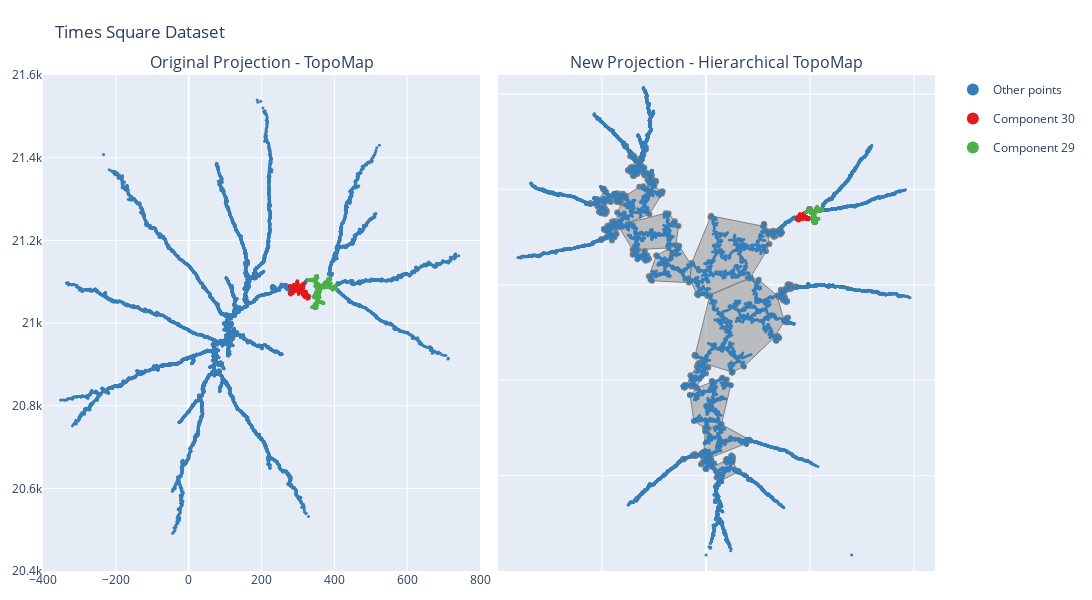

Here is the notebook cell this chart was saved with:
### Code cell
components_to_highligth = [30,29]

fig = plot_topomap_comparison_plotly_highlight(proj_topomap_times, proj_hier_times, 
                                               components_to_highligth, df_comp_times,
                                               hiertopomap_times)
fig.update_layout(height=600, width=1200, title='Times Square Dataset', 
                  legend= {'itemsizing': 'constant'},
                  xaxis=dict(range=[-400, 800],showticklabels=True), 
                  yaxis=dict(range=[20400,21600],showticklabels=True),
                  xaxis2=dict(range=[-1000, 1100],showticklabels=False), 
                  yaxis2=dict(range=[20000,22600],showticklabels=False))
fig.show()

### Figure 1 — Plotly figure (JSON) as saved in the notebook; plotly's stock layout.template omitted (floating-point values rounded to 4 significant figures; data arrays with more than 128 entries replaced by an {"elided": "..."} marker saying what was removed)
{"data": [{"legendgroup": "Other points", "marker": {"color": "#377eb8", "size": 3}, "mode": "markers", "name": "Other points", "type": "scatter", "x": {"elided": "15255 float values"}, "xaxis": "x", "y": {"elided": "15255 float values"}, "yaxis": "y"}, {"legendgroup": "Component 30", "marker": {"color": "#e41a1c", "size": 3}, "mode": "markers", "name": "Component 30", "type": "scatter", "x": {"elided": "883 float values"}, "xaxis": "x", "y": {"elided": "883 float values"}, "yaxis": "y"}, {"legendgroup": "Component 29", "marker": {"color": "#4daf4a", "size": 3}, "mode": "markers", "name": "Component 29", "type": "scatter", "x": {"elided": "1382 float values"}, "xaxis": "x", "y": {"elided": "1382 float values"}, "yaxis": "y"}, {"fill": "toself", "fillcolor": "rgba(169,169,169, 0.7)", "legendgroup": "Components", "line": {"color": "rgb(128,128,128)", "width": 1}, "name": "Components", "showlegend": false, "text": "Component 104", "type": "scatter", "x": [18.04, -52.31, -47.27, -12.66, 125.8, 181.6, 330.5, 375.6, 341.6, 253.4, 214.9, 18.04], "xaxis": "x2", "y": [21445, 21130.0, 21120.0, 21090.0, 21040.0, 21070.0, 21230.0, 21310.0, 21440.0, 21530.0, 21540.0, 21445], "yaxis": "y2"}, {"fill": "toself", "fillcolor": "rgba(169,169,169, 0.7)", "legendgroup": "Components", "line": {"color": "rgb(128,128,128)", "width": 1}, "name": "Components", "showlegend": false, "text": "Component 108", "type": "scatter", "x": [-524.0, -523.0, -523.9, -524.9, -525.1, -524.8, -524.0], "xaxis": "x2", "y": [21950.0, 21950.0, 21950.0, 21950.0, 21950.0, 21950.0, 21950.0], "yaxis": "y2"}, {"fill": "toself", "fillcolor": "rgba(169,169,169, 0.7)", "legendgroup": "Components", "line": {"color": "rgb(128,128,128)", "width": 1}, "name": "Components", "showlegend": false, "text": "Component 229", "type": "scatter", "x": [-74.32, -92.07, -72.52, -58.13, -47.71, -0.1301, 10.77, 4.968, -36.37, -44.04, -74.32], "xaxis": "x2", "y": [21020.0, 20970.0, 20970.0, 20970.0, 20970.0, 21040.0, 21070.0, 21070.0, 21080.0, 21070.0, 21020.0], "yaxis": "y2"}, {"fill": "toself", "fillcolor": "rgba(169,169,169, 0.7)", "legendgroup": "Components", "line": {"color": "rgb(128,128,128)", "width": 1}, "name": "Components", "showlegend": false, "text": "Component 231", "type": "scatter", "x": [-4.052, -13.95, -11.28, 8.215, 17.85, 191.9, 211.6, 207.9, 73.71, 65.88, -4.052], "xaxis": "x2", "y": [20730.0, 20620.0, 20620.0, 20600.0, 20590.0, 20670.0, 20680.0, 20690.0, 20770.0, 20770.0, 20730.0], "yaxis": "y2"}, {"fill": "toself", "fillcolor": "rgba(169,169,169, 0.7)", "legendgroup": "Components", "line": {"color": "rgb(128,128,128)", "width": 1}, "name": "Components", "showlegend": false, "text": "Component 232", "type": "scatter", "x": [-23.46, -2.726, 1.225, 26.49, 39.1, 25.08, 22.04, 3.034, -11.32, -14.92, -23.46], "xaxis": "x2", "y": [20560.0, 20540.0, 20530.0, 20550.0, 20560.0, 20580.0, 20590.0, 20590.0, 20580.0, 20570.0, 20560.0], "yaxis": "y2"}, {"fill": "toself", "fillcolor": "rgba(169,169,169, 0.7)", "legendgroup": "Components", "line": {"color": "rgb(128,128,128)", "width": 1}, "name": "Components", "showlegend": false, "text": "Component 234", "type": "scatter", "x": [28.31, 28.5, 29.2, 30.03, 30.24, 29.79, 28.31], "xaxis": "x2", "y": [20990.0, 20990.0, 20990.0, 20990.0, 20990.0, 20990.0, 20990.0], "yaxis": "y2"}, {"fill": "toself", "fillcolor": "rgba(169,169,169, 0.7)", "legendgroup": "Components", "line": {"color": "rgb(128,128,128)", "width": 1}, "name": "Components", "showlegend": false, "text": "Component 258", "type": "scatter", "x": [-76.86, -58.51, -5.893, 9.817, 73.77, 118.8, 99.61, 77.7, 29.4, -43.05, -76.86], "xaxis": "x2", "y": [20920.0, 20790.0, 20750.0, 20750.0, 20770.0, 20970.0, 21000.0, 21010.0, 20990.0, 20960.0, 20920.0], "yaxis": "y2"}, {"fill": "toself", "fillcolor": "rgba(169,169,169, 0.7)", "legendgroup": "Components", "line": {"color": "rgb(128,128,128)", "width": 1}, "name": "Components", "showlegend": false, "text": "Component 301", "type": "scatter", "x": [-238.3, -274.9, -266.9, -260.1, -82.9, -77.04, -71.61, -129.2, -144.7, -238.3], "xaxis": "x2", "y": [21650.0, 21550.0, 21530.0, 21520.0, 21510.0, 21520.0, 21600.0, 21700.0, 21710.0, 21650.0], "yaxis": "y2"}, {"fill": "toself", "fillcolor": "rgba(169,169,169, 0.7)", "legendgroup": "Components", "line": {"color": "rgb(128,128,128)", "width": 1}, "name": "Components", "showlegend": false, "text": "Component 318", "type": "scatter", "x": [99.06, 99.89, 99.78, 98.84, 98.47, 97.75, 97.98, 99.06], "xaxis": "x2", "y": [20580.0, 20580.0, 20580.0, 20590.0, 20590.0, 20580.0, 20580.0, 20580.0], "yaxis": "y2"}, {"fill": "toself", "fillcolor": "rgba(169,169,169, 0.7)", "legendgroup": "Components", "line": {"color": "rgb(128,128,128)", "width": 1}, "name": "Components", "showlegend": false, "text": "Component 323", "type": "scatter", "x": [-489.3, -489.6, -489.2, -488.6, -488.2, -489.3], "xaxis": "x2", "y": [21790.0, 21790.0, 21790.0, 21790.0, 21790.0, 21790.0], "yaxis": "y2"}, {"fill": "toself", "fillcolor": "rgba(169,169,169, 0.7)", "legendgroup": "Components", "line": {"color": "rgb(128,128,128)", "width": 1}, "name": "Components", "showlegend": false, "text": "Component 324", "type": "scatter", "x": [369.0, 372.5, 381.8, 385.7, 382.8, 359.2, 364.7, 369.0], "xaxis": "x2", "y": [21450.0, 21450.0, 21470.0, 21480.0, 21480.0, 21470.0, 21460.0, 21450.0], "yaxis": "y2"}, {"fill": "toself", "fillcolor": "rgba(169,169,169, 0.7)", "legendgroup": "Components", "line": {"color": "rgb(128,128,128)", "width": 1}, "name": "Components", "showlegend": false, "text": "Component 351", "type": "scatter", "x": [101.4, 100.6, 100.2, 99.55, 100.1, 101.4], "xaxis": "x2", "y": [20580.0, 20580.0, 20580.0, 20580.0, 20580.0, 20580.0], "yaxis": "y2"}, {"fill": "toself", "fillcolor": "rgba(169,169,169, 0.7)", "legendgroup": "Components", "line": {"color": "rgb(128,128,128)", "width": 1}, "name": "Components", "showlegend": false, "text": "Component 385", "type": "scatter", "x": [-419.1, -352.1, -180.4, -144.9, -132.3, -149.7, -179.9, -193.6, -377.1, -408.4, -413.6, -419.1], "xaxis": "x2", "y": [21800.0, 21680.0, 21690.0, 21710.0, 21810.0, 21830.0, 21870.0, 21880.0, 21820.0, 21810.0, 21810.0, 21800.0], "yaxis": "y2"}, {"fill": "toself", "fillcolor": "rgba(169,169,169, 0.7)", "legendgroup": "Components", "line": {"color": "rgb(128,128,128)", "width": 1}, "name": "Components", "showlegend": false, "text": "Component 387", "type": "scatter", "x": [360.3, 343.5, 350.3, 370.7, 384.5, 389.2, 388.9, 379.4, 363.8, 360.3], "xaxis": "x2", "y": [21460.0, 21440.0, 21440.0, 21420.0, 21410.0, 21410.0, 21410.0, 21440.0, 21460.0, 21460.0], "yaxis": "y2"}, {"fill": "toself", "fillcolor": "rgba(169,169,169, 0.7)", "legendgroup": "Components", "line": {"color": "rgb(128,128,128)", "width": 1}, "name": "Components", "showlegend": false, "text": "Component 423", "type": "scatter", "x": [-37.4, -36.25, -19.45, -10.51, -13.02, -22.35, -33.81, -36.76, -37.4], "xaxis": "x2", "y": [21080.0, 21080.0, 21080.0, 21080.0, 21090.0, 21100.0, 21090.0, 21090.0, 21080.0], "yaxis": "y2"}, {"fill": "toself", "fillcolor": "rgba(169,169,169, 0.7)", "legendgroup": "Components", "line": {"color": "rgb(128,128,128)", "width": 1}, "name": "Components", "showlegend": false, "text": "Component 689", "type": "scatter", "x": [-522.3, -533.2, -521.7, -507.4, -458.2, -450.0, -480.2, -485.9, -522.3], "xaxis": "x2", "y": [21940.0, 21930.0, 21910.0, 21900.0, 21930.0, 21970.0, 21990.0, 21990.0, 21940.0], "yaxis": "y2"}, {"fill": "toself", "fillcolor": "rgba(169,169,169, 0.7)", "legendgroup": "Components", "line": {"color": "rgb(128,128,128)", "width": 1}, "name": "Components", "showlegend": false, "text": "Component 693", "type": "scatter", "x": [390.9, 394.2, 391.1, 383.4, 380.2, 380.5, 382.3, 390.9], "xaxis": "x2", "y": [21300.0, 21330.0, 21330.0, 21320.0, 21310.0, 21310.0, 21300.0, 21300.0], "yaxis": "y2"}, {"fill": "toself", "fillcolor": "rgba(169,169,169, 0.7)", "legendgroup": "Components", "line": {"color": "rgb(128,128,128)", "width": 1}, "name": "Components", "showlegend": false, "text": "Component 698", "type": "scatter", "x": [-301.0, -303.8, -302.8, -301.2, -291.2, -288.6, -289.2, -290.6, -296.5, -301.0], "xaxis": "x2", "y": [22240.0, 22240.0, 22230.0, 22220.0, 22210.0, 22210.0, 22220.0, 22220.0, 22240.0, 22240.0], "yaxis": "y2"}, {"fill": "toself", "fillcolor": "rgba(169,169,169, 0.7)", "legendgroup": "Components", "line": {"color": "rgb(128,128,128)", "width": 1}, "name": "Components", "showlegend": false, "text": "Component 699", "type": "scatter", "x": [-493.9, -492.4, -492.2, -491.9, -492.2, -492.6, -493.9], "xaxis": "x2", "y": [22000.0, 22000.0, 22000.0, 22000.0, 22000.0, 22000.0, 22000.0], "yaxis": "y2"}, {"fill": "toself", "fillcolor": "rgba(169,169,169, 0.7)", "legendgroup": "Components", "line": {"color": "rgb(128,128,128)", "width": 1}, "name": "Components", "showlegend": false, "text": "Component 716", "type": "scatter", "x": [-264.8, -268.3, -272.7, -281.7, -276.2, -264.8], "xaxis": "x2", "y": [22050.0, 22060.0, 22060.0, 22050.0, 22040.0, 22050.0], "yaxis": "y2"}, {"fill": "toself", "fillcolor": "rgba(169,169,169, 0.7)", "legendgroup": "Components", "line": {"color": "rgb(128,128,128)", "width": 1}, "name": "Components", "showlegend": false, "text": "Component 747", "type": "scatter", "x": [-69.28, -75.55, -43.9, -38.29, 5.12, 205.7, 213.1, 288.2, 304.5, 294.0, 289.4, 275.8, 24.47, 21.58, -69.28], "xaxis": "x2", "y": [21610.0, 21520.0, 21450.0, 21450.0, 21440.0, 21530.0, 21540.0, 21680.0, 21710.0, 21780.0, 21790.0, 21810.0, 21860.0, 21850.0, 21610.0], "yaxis": "y2"}, {"fill": "toself", "fillcolor": "rgba(169,169,169, 0.7)", "legendgroup": "Components", "line": {"color": "rgb(128,128,128)", "width": 1}, "name": "Components", "showlegend": false, "text": "Component 786", "type": "scatter", "x": [-209.3, -254.1, -301.8, -320.7, -387.1, -426.6, -428.8, -409.1, -272.5, -211.7, -209.3], "xaxis": "x2", "y": [21990.0, 22020.0, 22020.0, 22010.0, 21970.0, 21880.0, 21810.0, 21810.0, 21870.0, 21980.0, 21990.0], "yaxis": "y2"}, {"fill": "toself", "fillcolor": "rgba(169,169,169, 0.7)", "legendgroup": "Components", "line": {"color": "rgb(128,128,128)", "width": 1}, "name": "Components", "showlegend": false, "text": "Component 1125", "type": "scatter", "x": [-281.7, -274.6, -261.0, -262.5, -267.9, -281.7], "xaxis": "x2", "y": [22080.0, 22070.0, 22070.0, 22080.0, 22080.0, 22080.0], "yaxis": "y2"}, {"fill": "toself", "fillcolor": "rgba(169,169,169, 0.7)", "legendgroup": "Components", "line": {"color": "rgb(128,128,128)", "width": 1}, "name": "Components", "showlegend": false, "text": "Component 1142", "type": "scatter", "x": [-54.2, -53.47, -52.95, -52.81, -52.71, -53.34, -53.9, -54.2], "xaxis": "x2", "y": [21130.0, 21130.0, 21130.0, 21130.0, 21130.0, 21130.0, 21130.0, 21130.0], "yaxis": "y2"}, {"fill": "toself", "fillcolor": "rgba(169,169,169, 0.7)", "legendgroup": "Components", "line": {"color": "rgb(128,128,128)", "width": 1}, "name": "Components", "showlegend": false, "text": "Component 1155", "type": "scatter", "x": [-300.0, -295.4, -282.3, -280.0, -281.9, -284.6, -288.0, -298.1, -300.0], "xaxis": "x2", "y": [22090.0, 22070.0, 22080.0, 22080.0, 22080.0, 22090.0, 22090.0, 22090.0, 22090.0], "yaxis": "y2"}, {"fill": "toself", "fillcolor": "rgba(169,169,169, 0.7)", "legendgroup": "Components", "line": {"color": "rgb(128,128,128)", "width": 1}, "name": "Components", "showlegend": false, "text": "Component 1165", "type": "scatter", "x": [-503.8, -504.1, -503.9, -503.0, -501.6, -502.0, -503.8], "xaxis": "x2", "y": [21740.0, 21740.0, 21740.0, 21740.0, 21740.0, 21740.0, 21740.0], "yaxis": "y2"}, {"fill": "toself", "fillcolor": "rgba(169,169,169, 0.7)", "legendgroup": "Components", "line": {"color": "rgb(128,128,128)", "width": 1}, "name": "Components", "showlegend": false, "text": "Component 1169", "type": "scatter", "x": [72.08, 156.4, 156.0, 127.2, 101.7, 29.96, 50.48, 67.39, 72.08], "xaxis": "x2", "y": [20470.0, 20520.0, 20520.0, 20570.0, 20580.0, 20540.0, 20490.0, 20480.0, 20470.0], "yaxis": "y2"}, {"fill": "toself", "fillcolor": "rgba(169,169,169, 0.7)", "legendgroup": "Components", "line": {"color": "rgb(128,128,128)", "width": 1}, "name": "Components", "showlegend": false, "text": "Component 1232", "type": "scatter", "x": [331.2, 334.7, 336.9, 339.5, 351.7, 345.3, 341.8, 333.6, 331.2], "xaxis": "x2", "y": [21220.0, 21210.0, 21210.0, 21210.0, 21220.0, 21230.0, 21230.0, 21220.0, 21220.0], "yaxis": "y2"}, {"fill": "toself", "fillcolor": "rgba(169,169,169, 0.7)", "legendgroup": "Components", "line": {"color": "rgb(128,128,128)", "width": 1}, "name": "Components", "showlegend": false, "text": "Component 1325", "type": "scatter", "x": [413.8, 408.3, 398.9, 391.7, 395.4, 401.4, 410.5, 413.8], "xaxis": "x2", "y": [21490.0, 21500.0, 21500.0, 21500.0, 21480.0, 21480.0, 21480.0, 21490.0], "yaxis": "y2"}, {"fill": "toself", "fillcolor": "rgba(169,169,169, 0.7)", "legendgroup": "Components", "line": {"color": "rgb(128,128,128)", "width": 1}, "name": "Components", "showlegend": false, "text": "Component 1339", "type": "scatter", "x": [-487.3, -480.9, -451.9, -439.2, -430.3, -432.9, -453.8, -470.1, -474.4, -487.3], "xaxis": "x2", "y": [21790.0, 21750.0, 21730.0, 21750.0, 21770.0, 21770.0, 21800.0, 21810.0, 21810.0, 21790.0], "yaxis": "y2"}, {"fill": "toself", "fillcolor": "rgba(169,169,169, 0.7)", "legendgroup": "Components", "line": {"color": "rgb(128,128,128)", "width": 1}, "name": "Components", "showlegend": false, "text": "Component 1461", "type": "scatter", "x": [-349.9, -349.5, -348.4, -348.8, -349.0, -349.3, -349.9], "xaxis": "x2", "y": [22070.0, 22070.0, 22070.0, 22070.0, 22070.0, 22070.0, 22070.0], "yaxis": "y2"}, {"fill": "toself", "fillcolor": "rgba(169,169,169, 0.7)", "legendgroup": "Components", "line": {"color": "rgb(128,128,128)", "width": 1}, "name": "Components", "showlegend": false, "text": "Component 1708", "type": "scatter", "x": [278.2, 277.6, 279.0, 279.5, 279.1, 278.2], "xaxis": "x2", "y": [21820.0, 21820.0, 21820.0, 21820.0, 21820.0, 21820.0], "yaxis": "y2"}, {"fill": "toself", "fillcolor": "rgba(169,169,169, 0.7)", "legendgroup": "Components", "line": {"color": "rgb(128,128,128)", "width": 1}, "name": "Components", "showlegend": false, "text": "Component 1898", "type": "scatter", "x": [-488.9, -488.1, -487.1, -488.1, -488.5, -488.8, -488.9], "xaxis": "x2", "y": [21790.0, 21790.0, 21790.0, 21790.0, 21790.0, 21790.0, 21790.0], "yaxis": "y2"}, {"fill": "toself", "fillcolor": "rgba(169,169,169, 0.7)", "legendgroup": "Components", "line": {"color": "rgb(128,128,128)", "width": 1}, "name": "Components", "showlegend": false, "text": "Component 1915", "type": "scatter", "x": [431.5, 431.4, 431.9, 432.5, 432.8, 433.2, 432.3, 431.5], "xaxis": "x2", "y": [21490.0, 21490.0, 21490.0, 21490.0, 21490.0, 21490.0, 21490.0, 21490.0], "yaxis": "y2"}, {"fill": "toself", "fillcolor": "rgba(169,169,169, 0.7)", "legendgroup": "Components", "line": {"color": "rgb(128,128,128)", "width": 1}, "name": "Components", "showlegend": false, "text": "Component 1930", "type": "scatter", "x": [-46.62, -46.73, -46.4, -46.26, -45.2, -44.56, -45.08, -46.62], "xaxis": "x2", "y": [20960.0, 20960.0, 20960.0, 20960.0, 20960.0, 20960.0, 20960.0, 20960.0], "yaxis": "y2"}, {"fill": "toself", "fillcolor": "rgba(169,169,169, 0.7)", "legendgroup": "Components", "line": {"color": "rgb(128,128,128)", "width": 1}, "name": "Components", "showlegend": false, "text": "Component 1980", "type": "scatter", "x": [122.0, 108.3, 110.9, 125.8, 127.5, 129.8, 127.5, 122.0], "xaxis": "x2", "y": [20600.0, 20580.0, 20580.0, 20580.0, 20580.0, 20590.0, 20600.0, 20600.0], "yaxis": "y2"}, {"fill": "toself", "fillcolor": "rgba(169,169,169, 0.7)", "legendgroup": "Components", "line": {"color": "rgb(128,128,128)", "width": 1}, "name": "Components", "showlegend": false, "text": "Component 1997", "type": "scatter", "x": [-61.92, -60.37, -60.66, -61.37, -62.45, -62.51, -62.11, -61.92], "xaxis": "x2", "y": [20610.0, 20610.0, 20610.0, 20610.0, 20610.0, 20610.0, 20610.0, 20610.0], "yaxis": "y2"}, {"fill": "toself", "fillcolor": "rgba(169,169,169, 0.7)", "legendgroup": "Components", "line": {"color": "rgb(128,128,128)", "width": 1}, "name": "Components", "showlegend": false, "text": "Component 2025", "type": "scatter", "x": [-388.1, -389.5, -389.5, -389.0, -388.0, -387.9, -388.1], "xaxis": "x2", "y": [21970.0, 21970.0, 21970.0, 21970.0, 21970.0, 21970.0, 21970.0], "yaxis": "y2"}, {"fill": "toself", "fillcolor": "rgba(169,169,169, 0.7)", "legendgroup": "Components", "line": {"color": "rgb(128,128,128)", "width": 1}, "name": "Components", "showlegend": false, "text": "Component 2027", "type": "scatter", "x": [522.9, 523.7, 523.5, 523.1, 522.2, 522.5, 522.9], "xaxis": "x2", "y": [21840.0, 21840.0, 21840.0, 21840.0, 21840.0, 21840.0, 21840.0], "yaxis": "y2"}, {"fill": "toself", "fillcolor": "rgba(169,169,169, 0.7)", "legendgroup": "Components", "line": {"color": "rgb(128,128,128)", "width": 1}, "name": "Components", "showlegend": false, "text": "Component 2035", "type": "scatter", "x": [-104.8, -104.9, -105.8, -106.3, -106.8, -106.9, -105.3, -104.8], "xaxis": "x2", "y": [20970.0, 20970.0, 20970.0, 20970.0, 20970.0, 20960.0, 20960.0, 20970.0], "yaxis": "y2"}, {"fill": "toself", "fillcolor": "rgba(169,169,169, 0.7)", "legendgroup": "Components", "line": {"color": "rgb(128,128,128)", "width": 1}, "name": "Components", "showlegend": false, "text": "Component 2036", "type": "scatter", "x": [-297.3, -309.9, -316.5, -317.2, -318.8, -308.5, -301.7, -297.3, -297.3], "xaxis": "x2", "y": [22110.0, 22120.0, 22120.0, 22120.0, 22100.0, 22100.0, 22100.0, 22110.0, 22110.0], "yaxis": "y2"}, {"fill": "toself", "fillcolor": "rgba(169,169,169, 0.7)", "legendgroup": "Components", "line": {"color": "rgb(128,128,128)", "width": 1}, "name": "Components", "showlegend": false, "text": "Component 2048", "type": "scatter", "x": [-303.2, -301.8, -302.1, -302.2, -302.4, -302.8, -303.2], "xaxis": "x2", "y": [22180.0, 22180.0, 22180.0, 22180.0, 22180.0, 22180.0, 22180.0], "yaxis": "y2"}, {"fill": "toself", "fillcolor": "rgba(169,169,169, 0.7)", "legendgroup": "Components", "line": {"color": "rgb(128,128,128)", "width": 1}, "name": "Components", "showlegend": false, "text": "Component 2051", "type": "scatter", "x": [-357.3, -354.7, -329.0, -317.6, -316.3, -317.0, -334.5, -356.2, -357.3], "xaxis": "x2", "y": [22110.0, 22110.0, 22100.0, 22120.0, 22130.0, 22140.0, 22150.0, 22120.0, 22110.0], "yaxis": "y2"}, {"fill": "toself", "fillcolor": "rgba(169,169,169, 0.7)", "legendgroup": "Components", "line": {"color": "rgb(128,128,128)", "width": 1}, "name": "Components", "showlegend": false, "text": "Component 2053", "type": "scatter", "x": [-441.3, -444.6, -443.4, -435.8, -431.3, -426.6, -418.1, -411.1, -403.4, -415.4, -428.8, -441.3], "xaxis": "x2", "y": [21980.0, 21970.0, 21960.0, 21960.0, 21950.0, 21950.0, 21950.0, 21950.0, 21960.0, 21970.0, 21980.0, 21980.0], "yaxis": "y2"}, {"fill": "toself", "fillcolor": "rgba(169,169,169, 0.7)", "legendgroup": "Components", "line": {"color": "rgb(128,128,128)", "width": 1}, "name": "Components", "showlegend": false, "text": "Component 2059", "type": "scatter", "x": [295.1, 299.3, 302.7, 315.6, 314.1, 304.8, 295.1], "xaxis": "x2", "y": [21780.0, 21760.0, 21760.0, 21770.0, 21780.0, 21780.0, 21780.0], "yaxis": "y2"}, {"fill": "toself", "fillcolor": "rgba(169,169,169, 0.7)", "legendgroup": "Components", "line": {"color": "rgb(128,128,128)", "width": 1}, "name": "Components", "showlegend": false, "text": "Component 2089", "type": "scatter", "x": [331.4, 336.0, 334.7, 321.4, 318.1, 318.3, 322.9, 324.0, 325.2, 331.4], "xaxis": "x2", "y": [21750.0, 21780.0, 21780.0, 21780.0, 21780.0, 21780.0, 21760.0, 21760.0, 21750.0, 21750.0], "yaxis": "y2"}, {"fill": "toself", "fillcolor": "rgba(169,169,169, 0.7)", "legendgroup": "Components", "line": {"color": "rgb(128,128,128)", "width": 1}, "name": "Components", "showlegend": false, "text": "Component 2090", "type": "scatter", "x": [-452.4, -455.2, -453.0, -439.5, -433.3, -431.1, -429.3, -429.2, -432.1, -441.6, -449.4, -452.4], "xaxis": "x2", "y": [21830.0, 21810.0, 21800.0, 21800.0, 21800.0, 21800.0, 21810.0, 21820.0, 21820.0, 21830.0, 21830.0, 21830.0], "yaxis": "y2"}, {"fill": "toself", "fillcolor": "rgba(169,169,169, 0.7)", "legendgroup": "Components", "line": {"color": "rgb(128,128,128)", "width": 1}, "name": "Components", "showlegend": false, "text": "Component 2105", "type": "scatter", "x": [-101.9, -102.4, -103.5, -104.2, -104.2, -103.5, -103.1, -101.9], "xaxis": "x2", "y": [20960.0, 20960.0, 20960.0, 20960.0, 20960.0, 20960.0, 20960.0, 20960.0], "yaxis": "y2"}, {"fill": "toself", "fillcolor": "rgba(169,169,169, 0.7)", "legendgroup": "Components", "line": {"color": "rgb(128,128,128)", "width": 1}, "name": "Components", "showlegend": false, "text": "Component 2159", "type": "scatter", "x": [-314.4, -313.6, -313.8, -315.0, -315.0, -314.8, -314.4], "xaxis": "x2", "y": [22160.0, 22160.0, 22160.0, 22160.0, 22160.0, 22160.0, 22160.0], "yaxis": "y2"}, {"fill": "toself", "fillcolor": "rgba(169,169,169, 0.7)", "legendgroup": "Components", "line": {"color": "rgb(128,128,128)", "width": 1}, "name": "Components", "showlegend": false, "text": "Component 2177", "type": "scatter", "x": [-350.4, -347.5, -343.7, -331.5, -330.1, -327.9, -326.2, -336.0, -345.8, -348.2, -350.4], "xaxis": "x2", "y": [22100.0, 22070.0, 22070.0, 22080.0, 22080.0, 22090.0, 22090.0, 22100.0, 22100.0, 22100.0, 22100.0], "yaxis": "y2"}, {"fill": "toself", "fillcolor": "rgba(169,169,169, 0.7)", "legendgroup": "Components", "line": {"color": "rgb(128,128,128)", "width": 1}, "name": "Components", "showlegend": false, "text": "Component 2208", "type": "scatter", "x": [-310.5, -311.5, -309.8, -309.4, -310.2, -310.5], "xaxis": "x2", "y": [22160.0, 22160.0, 22160.0, 22160.0, 22160.0, 22160.0], "yaxis": "y2"}, {"fill": "toself", "fillcolor": "rgba(169,169,169, 0.7)", "legendgroup": "Components", "line": {"color": "rgb(128,128,128)", "width": 1}, "name": "Components", "showlegend": false, "text": "Component 2234", "type": "scatter", "x": [-254.5, -276.0, -271.7, -253.0, -249.6, -247.9, -241.4, -240.3, -242.4, -254.5], "xaxis": "x2", "y": [22050.0, 22040.0, 22030.0, 22020.0, 22020.0, 22020.0, 22040.0, 22040.0, 22050.0, 22050.0], "yaxis": "y2"}, {"fill": "toself", "fillcolor": "rgba(169,169,169, 0.7)", "legendgroup": "Components", "line": {"color": "rgb(128,128,128)", "width": 1}, "name": "Components", "showlegend": false, "text": "Component 2244", "type": "scatter", "x": [521.2, 520.8, 520.9, 521.1, 522.1, 522.6, 522.7, 522.7, 522.4, 521.2], "xaxis": "x2", "y": [21830.0, 21830.0, 21830.0, 21830.0, 21830.0, 21830.0, 21830.0, 21830.0, 21830.0, 21830.0], "yaxis": "y2"}, {"fill": "toself", "fillcolor": "rgba(169,169,169, 0.7)", "legendgroup": "Components", "line": {"color": "rgb(128,128,128)", "width": 1}, "name": "Components", "showlegend": false, "text": "Component 2355", "type": "scatter", "x": [-16.07, -12.76, -16.83, -23.42, -53.45, -57.17, -49.41, -16.07], "xaxis": "x2", "y": [20600.0, 20610.0, 20610.0, 20620.0, 20610.0, 20610.0, 20600.0, 20600.0], "yaxis": "y2"}, {"fill": "toself", "fillcolor": "rgba(169,169,169, 0.7)", "legendgroup": "Components", "line": {"color": "rgb(128,128,128)", "width": 1}, "name": "Components", "showlegend": false, "text": "Component 2392", "type": "scatter", "x": [-108.7, -109.9, -109.4, -108.2, -108.0, -108.0, -108.7], "xaxis": "x2", "y": [20590.0, 20590.0, 20590.0, 20590.0, 20590.0, 20590.0, 20590.0], "yaxis": "y2"}, {"fill": "toself", "fillcolor": "rgba(169,169,169, 0.7)", "legendgroup": "Components", "line": {"color": "rgb(128,128,128)", "width": 1}, "name": "Components", "showlegend": false, "text": "Component 2418", "type": "scatter", "x": [-352.3, -329.8, -290.7, -280.3, -273.7, -282.6, -294.1, -326.9, -331.8, -352.0, -352.3], "xaxis": "x2", "y": [21660.0, 21630.0, 21630.0, 21630.0, 21640.0, 21660.0, 21680.0, 21680.0, 21690.0, 21680.0, 21660.0], "yaxis": "y2"}, {"fill": "toself", "fillcolor": "rgba(169,169,169, 0.7)", "legendgroup": "Components", "line": {"color": "rgb(128,128,128)", "width": 1}, "name": "Components", "showlegend": false, "text": "Component 2450", "type": "scatter", "x": [2.022, 2.033, 1.794, 1.475, 0.366, 0.6595, 1.543, 2.022], "xaxis": "x2", "y": [20590.0, 20590.0, 20590.0, 20590.0, 20590.0, 20590.0, 20590.0, 20590.0], "yaxis": "y2"}, {"fill": "toself", "fillcolor": "rgba(169,169,169, 0.7)", "legendgroup": "Components", "line": {"color": "rgb(128,128,128)", "width": 1}, "name": "Components", "showlegend": false, "text": "Component 2462", "type": "scatter", "x": [-485.5, -503.4, -507.1, -514.6, -512.9, -505.8, -502.7, -486.2, -485.5], "xaxis": "x2", "y": [21890.0, 21890.0, 21890.0, 21880.0, 21880.0, 21880.0, 21880.0, 21890.0, 21890.0], "yaxis": "y2"}, {"fill": "toself", "fillcolor": "rgba(169,169,169, 0.7)", "legendgroup": "Components", "line": {"color": "rgb(128,128,128)", "width": 1}, "name": "Components", "showlegend": false, "text": "Component 2503", "type": "scatter", "x": [-356.8, -364.7, -362.1, -348.0, -343.6, -345.4, -348.6, -356.8], "xaxis": "x2", "y": [22180.0, 22170.0, 22170.0, 22170.0, 22170.0, 22170.0, 22180.0, 22180.0], "yaxis": "y2"}, {"fill": "toself", "fillcolor": "rgba(169,169,169, 0.7)", "legendgroup": "Components", "line": {"color": "rgb(128,128,128)", "width": 1}, "name": "Components", "showlegend": false, "text": "Component 2529", "type": "scatter", "x": [498.0, 497.8, 496.5, 496.0, 496.4, 496.8, 497.6, 497.9, 498.0], "xaxis": "x2", "y": [21900.0, 21900.0, 21900.0, 21900.0, 21900.0, 21900.0, 21900.0, 21900.0, 21900.0], "yaxis": "y2"}, {"fill": "toself", "fillcolor": "rgba(169,169,169, 0.7)", "legendgroup": "Components", "line": {"color": "rgb(128,128,128)", "width": 1}, "name": "Components", "showlegend": false, "text": "Component 2534", "type": "scatter", "x": [125.7, 124.2, 124.3, 124.7, 125.7, 125.9, 125.7], "xaxis": "x2", "y": [21040.0, 21040.0, 21040.0, 21040.0, 21040.0, 21040.0, 21040.0], "yaxis": "y2"}, {"fill": "toself", "fillcolor": "rgba(169,169,169, 0.7)", "legendgroup": "Components", "line": {"color": "rgb(128,128,128)", "width": 1}, "name": "Components", "showlegend": false, "text": "Component 2555", "type": "scatter", "x": [-364.2, -376.0, -370.9, -362.3, -357.2, -355.5, -355.2, -356.0, -364.2], "xaxis": "x2", "y": [22110.0, 22100.0, 22100.0, 22090.0, 22090.0, 22090.0, 22100.0, 22110.0, 22110.0], "yaxis": "y2"}, {"fill": "toself", "fillcolor": "rgba(169,169,169, 0.7)", "legendgroup": "Components", "line": {"color": "rgb(128,128,128)", "width": 1}, "name": "Components", "showlegend": false, "text": "Component 2679", "type": "scatter", "x": [-501.6, -502.4, -502.2, -501.7, -501.2, -501.0, -501.2, -501.6], "xaxis": "x2", "y": [21880.0, 21880.0, 21880.0, 21880.0, 21880.0, 21876, 21880.0, 21880.0], "yaxis": "y2"}, {"fill": "toself", "fillcolor": "rgba(169,169,169, 0.7)", "legendgroup": "Components", "line": {"color": "rgb(128,128,128)", "width": 1}, "name": "Components", "showlegend": false, "text": "Component 2684", "type": "scatter", "x": [-385.8, -386.7, -386.3, -386.1, -385.4, -385.5, -385.6, -385.8], "xaxis": "x2", "y": [22230.0, 22230.0, 22230.0, 22230.0, 22230.0, 22230.0, 22230.0, 22230.0], "yaxis": "y2"}, {"fill": "toself", "fillcolor": "rgba(169,169,169, 0.7)", "legendgroup": "Components", "line": {"color": "rgb(128,128,128)", "width": 1}, "name": "Components", "showlegend": false, "text": "Component 2759", "type": "scatter", "x": [363.8, 358.0, 353.0, 350.6, 345.2, 345.8, 355.2, 358.2, 363.8], "xaxis": "x2", "y": [21770.0, 21790.0, 21790.0, 21790.0, 21780.0, 21780.0, 21760.0, 21770.0, 21770.0], "yaxis": "y2"}, {"fill": "toself", "fillcolor": "rgba(169,169,169, 0.7)", "legendgroup": "Components", "line": {"color": "rgb(128,128,128)", "width": 1}, "name": "Components", "showlegend": false, "text": "Component 2779", "type": "scatter", "x": [447.2, 445.8, 445.6, 445.5, 445.4, 445.4, 447.1, 447.2], "xaxis": "x2", "y": [21850.0, 21850.0, 21850.0, 21850.0, 21850.0, 21850.0, 21850.0, 21850.0], "yaxis": "y2"}, {"fill": "toself", "fillcolor": "rgba(169,169,169, 0.7)", "legendgroup": "Components", "line": {"color": "rgb(128,128,128)", "width": 1}, "name": "Components", "showlegend": false, "text": "Component 2807", "type": "scatter", "x": [-102.1, -102.2, -102.9, -103.3, -103.5, -102.2, -102.1], "xaxis": "x2", "y": [20970.0, 20970.0, 20970.0, 20970.0, 20970.0, 20970.0, 20970.0], "yaxis": "y2"}, {"fill": "toself", "fillcolor": "rgba(169,169,169, 0.7)", "legendgroup": "Components", "line": {"color": "rgb(128,128,128)", "width": 1}, "name": "Components", "showlegend": false, "text": "Component 2817", "type": "scatter", "x": [-402.7, -392.2, -397.3, -400.5, -404.8, -411.3, -414.7, -406.4, -402.7], "xaxis": "x2", "y": [21960.0, 21970.0, 21970.0, 21980.0, 21980.0, 21980.0, 21970.0, 21960.0, 21960.0], "yaxis": "y2"}, {"fill": "toself", "fillcolor": "rgba(169,169,169, 0.7)", "legendgroup": "Components", "line": {"color": "rgb(128,128,128)", "width": 1}, "name": "Components", "showlegend": false, "text": "Component 2857", "type": "scatter", "x": [-264.5, -263.7, -264.0, -264.3, -265.2, -265.5, -266.0, -265.9, -264.5], "xaxis": "x2", "y": [22080.0, 22080.0, 22080.0, 22080.0, 22080.0, 22080.0, 22080.0, 22080.0, 22080.0], "yaxis": "y2"}, {"fill": "toself", "fillcolor": "rgba(169,169,169, 0.7)", "legendgroup": "Components", "line": {"color": "rgb(128,128,128)", "width": 1}, "name": "Components", "showlegend": false, "text": "Component 2906", "type": "scatter", "x": [-529.1, -529.2, -528.3, -527.7, -527.9, -529.1], "xaxis": "x2", "y": [21950.0, 21950.0, 21950.0, 21950.0, 21950.0, 21950.0], "yaxis": "y2"}, {"fill": "toself", "fillcolor": "rgba(169,169,169, 0.7)", "legendgroup": "Components", "line": {"color": "rgb(128,128,128)", "width": 1}, "name": "Components", "showlegend": false, "text": "Component 3022", "type": "scatter", "x": [-411.5, -408.9, -409.7, -411.2, -433.5, -434.8, -434.2, -432.6, -429.3, -427.5, -411.5], "xaxis": "x2", "y": [21930.0, 21950.0, 21950.0, 21950.0, 21950.0, 21950.0, 21950.0, 21940.0, 21940.0, 21930.0, 21930.0], "yaxis": "y2"}, {"fill": "toself", "fillcolor": "rgba(169,169,169, 0.7)", "legendgroup": "Components", "line": {"color": "rgb(128,128,128)", "width": 1}, "name": "Components", "showlegend": false, "text": "Component 3161", "type": "scatter", "x": [332.6, 332.0, 332.4, 332.8, 333.1, 333.1, 332.6], "xaxis": "x2", "y": [21230.0, 21230.0, 21230.0, 21230.0, 21230.0, 21230.0, 21230.0], "yaxis": "y2"}, {"fill": "toself", "fillcolor": "rgba(169,169,169, 0.7)", "legendgroup": "Components", "line": {"color": "rgb(128,128,128)", "width": 1}, "name": "Components", "showlegend": false, "text": "Component 3294", "type": "scatter", "x": [-497.0, -506.6, -498.1, -494.7, -485.5, -486.2, -488.3, -491.4, -497.0], "xaxis": "x2", "y": [21910.0, 21900.0, 21900.0, 21890.0, 21900.0, 21900.0, 21900.0, 21910.0, 21910.0], "yaxis": "y2"}, {"fill": "toself", "fillcolor": "rgba(169,169,169, 0.7)", "legendgroup": "Components", "line": {"color": "rgb(128,128,128)", "width": 1}, "name": "Components", "showlegend": false, "text": "Component 3617", "type": "scatter", "x": [-296.5, -296.2, -297.7, -298.0, -297.7, -297.4, -296.5], "xaxis": "x2", "y": [22200.0, 22200.0, 22210.0, 22200.0, 22200.0, 22200.0, 22200.0], "yaxis": "y2"}, {"fill": "toself", "fillcolor": "rgba(169,169,169, 0.7)", "legendgroup": "Components", "line": {"color": "rgb(128,128,128)", "width": 1}, "name": "Components", "showlegend": false, "text": "Component 3852", "type": "scatter", "x": [-483.2, -476.8, -478.0, -485.5, -496.1, -494.7, -490.6, -487.6, -483.2], "xaxis": "x2", "y": [21870.0, 21880.0, 21890.0, 21890.0, 21880.0, 21880.0, 21870.0, 21870.0, 21870.0], "yaxis": "y2"}, {"fill": "toself", "fillcolor": "rgba(169,169,169, 0.7)", "legendgroup": "Components", "line": {"color": "rgb(128,128,128)", "width": 1}, "name": "Components", "showlegend": false, "text": "Component 4033", "type": "scatter", "x": [-307.8, -307.9, -308.3, -309.7, -309.2, -308.8, -307.9, -307.8], "xaxis": "x2", "y": [22160.0, 22160.0, 22160.0, 22160.0, 22160.0, 22160.0, 22160.0, 22160.0], "yaxis": "y2"}, {"fill": "toself", "fillcolor": "rgba(169,169,169, 0.7)", "legendgroup": "Components", "line": {"color": "rgb(128,128,128)", "width": 1}, "name": "Components", "showlegend": false, "text": "Component 4193", "type": "scatter", "x": [-555.6, -556.2, -556.4, -556.6, -556.8, -556.0, -555.6], "xaxis": "x2", "y": [21930.0, 21930.0, 21930.0, 21930.0, 21930.0, 21920.0, 21930.0], "yaxis": "y2"}, {"fill": "toself", "fillcolor": "rgba(169,169,169, 0.7)", "legendgroup": "Components", "line": {"color": "rgb(128,128,128)", "width": 1}, "name": "Components", "showlegend": false, "text": "Component 4976", "type": "scatter", "x": [-351.8, -352.2, -352.6, -353.3, -352.9, -352.5, -352.1, -351.8], "xaxis": "x2", "y": [22100.0, 22100.0, 22100.0, 22100.0, 22100.0, 22100.0, 22100.0, 22100.0], "yaxis": "y2"}, {"legendgroup": "Other points", "marker": {"color": "#377eb8", "size": 3}, "mode": "markers", "name": "Other points", "showlegend": false, "type": "scatter", "x": {"elided": "15255 float values"}, "xaxis": "x2", "y": {"elided": "15255 float values"}, "yaxis": "y2"}, {"legendgroup": "Component 30", "marker": {"color": "#e41a1c", "size": 3}, "mode": "markers", "name": "Component 30", "showlegend": false, "type": "scatter", "x": {"elided": "883 float values"}, "xaxis": "x2", "y": {"elided": "883 float values"}, "yaxis": "y2"}, {"legendgroup": "Component 29", "marker": {"color": "#4daf4a", "size": 3}, "mode": "markers", "name": "Component 29", "showlegend": false, "type": "scatter", "x": {"elided": "1382 float values"}, "xaxis": "x2", "y": {"elided": "1382 float values"}, "yaxis": "y2"}], "layout": {"annotations": [{"font": {"size": 16}, "showarrow": false, "text": "Original Projection - TopoMap", "x": 0.245, "xanchor": "center", "xref": "paper", "y": 1, "yanchor": "bottom", "yref": "paper"}, {"font": {"size": 16}, "showarrow": false, "text": "New Projection - Hierarchical TopoMap", "x": 0.755, "xanchor": "center", "xref": "paper", "y": 1, "yanchor": "bottom", "yref": "paper"}], "height": 600, "legend": {"itemsizing": "constant"}, "margin": {"b": 25, "l": 25, "r": 25, "t": 75}, "title": {"text": "Times Square Dataset"}, "width": 1200, "xaxis": {"anchor": "y", "domain": [0, 0.49], "range": [-400, 800], "showticklabels": true}, "xaxis2": {"anchor": "y2", "domain": [0.51, 1], "range": [-1000, 1100], "showticklabels": false}, "yaxis": {"anchor": "x", "domain": [0, 1], "range": [20400, 21600], "showticklabels": true}, "yaxis2": {"anchor": "x2", "domain": [0, 1], "range": [20000, 22600], "showticklabels": false}}}
